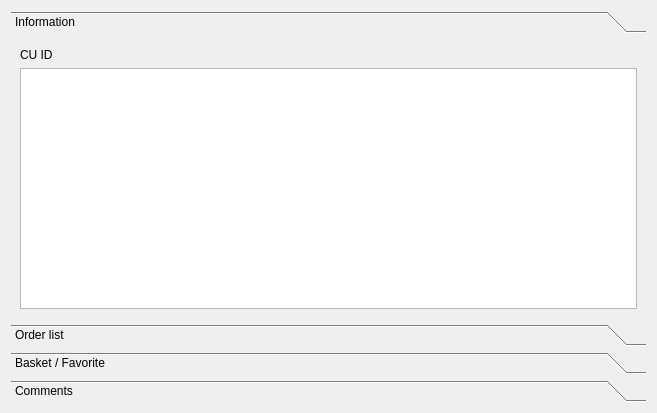
<?xml version="1.0" encoding="UTF-8"?>
<ui version="4.0">
 <class>Form</class>
 <widget class="QWidget" name="Form">
  <property name="geometry">
   <rect>
    <x>0</x>
    <y>0</y>
    <width>657</width>
    <height>413</height>
   </rect>
  </property>
  <property name="windowTitle">
   <string>Form</string>
  </property>
  <layout class="QGridLayout" name="gridLayout">
   <item row="0" column="0">
    <widget class="QToolBox" name="toolBox">
     <property name="currentIndex">
      <number>0</number>
     </property>
     <widget class="QWidget" name="page">
      <property name="geometry">
       <rect>
        <x>0</x>
        <y>0</y>
        <width>635</width>
        <height>267</height>
       </rect>
      </property>
      <attribute name="label">
       <string>Information</string>
      </attribute>
      <layout class="QGridLayout" name="gridLayout_2">
       <item row="0" column="0">
        <widget class="QLabel" name="label">
         <property name="text">
          <string>CU ID </string>
         </property>
        </widget>
       </item>
       <item row="1" column="0">
        <widget class="QTableWidget" name="tableWidget"/>
       </item>
      </layout>
     </widget>
     <widget class="QWidget" name="page_2">
      <property name="geometry">
       <rect>
        <x>0</x>
        <y>0</y>
        <width>635</width>
        <height>267</height>
       </rect>
      </property>
      <attribute name="label">
       <string>Order list </string>
      </attribute>
      <layout class="QGridLayout" name="gridLayout_5">
       <item row="1" column="0">
        <widget class="QLabel" name="label_2">
         <property name="maximumSize">
          <size>
           <width>400</width>
           <height>16777215</height>
          </size>
         </property>
         <property name="text">
          <string>wallet inventory</string>
         </property>
        </widget>
       </item>
       <item row="1" column="1">
        <layout class="QHBoxLayout" name="horizontalLayout_9">
         <item>
          <widget class="QTableWidget" name="tableWidget_3"/>
         </item>
        </layout>
       </item>
       <item row="0" column="1">
        <layout class="QHBoxLayout" name="horizontalLayout_4">
         <item>
          <widget class="QLabel" name="label_5">
           <property name="text">
            <string>TextLabel</string>
           </property>
          </widget>
         </item>
        </layout>
       </item>
      </layout>
     </widget>
     <widget class="QWidget" name="page_3">
      <property name="geometry">
       <rect>
        <x>0</x>
        <y>0</y>
        <width>635</width>
        <height>267</height>
       </rect>
      </property>
      <attribute name="label">
       <string>Basket / Favorite</string>
      </attribute>
      <layout class="QGridLayout" name="gridLayout_3">
       <item row="1" column="0">
        <layout class="QHBoxLayout" name="horizontalLayout_7">
         <item>
          <widget class="QTableWidget" name="tableWidget_2"/>
         </item>
         <item>
          <widget class="QTableWidget" name="tableWidget_4"/>
         </item>
        </layout>
       </item>
       <item row="0" column="0">
        <layout class="QHBoxLayout" name="horizontalLayout_2">
         <item>
          <widget class="QLabel" name="label_4">
           <property name="text">
            <string>Basket</string>
           </property>
          </widget>
         </item>
         <item>
          <widget class="QLabel" name="label_3">
           <property name="text">
            <string>favorit</string>
           </property>
          </widget>
         </item>
        </layout>
       </item>
      </layout>
     </widget>
     <widget class="QWidget" name="page_4">
      <property name="geometry">
       <rect>
        <x>0</x>
        <y>0</y>
        <width>635</width>
        <height>267</height>
       </rect>
      </property>
      <attribute name="label">
       <string>Comments</string>
      </attribute>
      <layout class="QGridLayout" name="gridLayout_4">
       <item row="0" column="0">
        <layout class="QHBoxLayout" name="horizontalLayout">
         <item>
          <widget class="QLabel" name="label_6">
           <property name="text">
            <string>Comments list</string>
           </property>
          </widget>
         </item>
        </layout>
       </item>
       <item row="1" column="0">
        <layout class="QHBoxLayout" name="horizontalLayout_6">
         <item>
          <widget class="QTableWidget" name="tableWidget_5"/>
         </item>
        </layout>
       </item>
      </layout>
     </widget>
    </widget>
   </item>
  </layout>
 </widget>
 <resources/>
 <connections/>
</ui>
